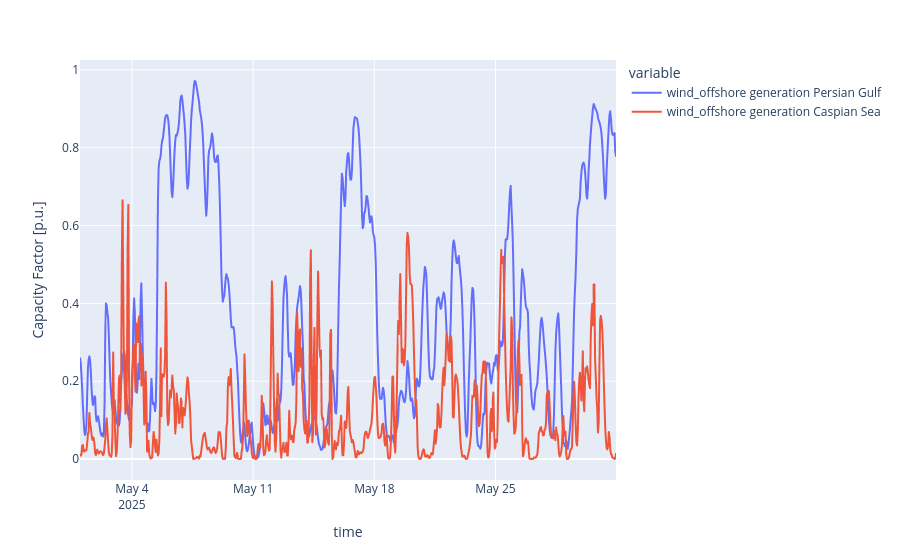

Write notebook code for a chart like this one.
### Code cell
pd.options.plotting.backend = "plotly" # or "plotly" or "matplotlib"
off_cf.loc["2025-05"].plot(labels=dict(value="Capacity Factor [p.u.]"))
#off_cf.resample("D").mean().plot(labels=dict(value="Capacity Factor [p.u.]"))

### Figure 1 — Plotly figure (JSON) as saved in the notebook; plotly's stock layout.template omitted (floating-point values rounded to 4 significant figures; data arrays with more than 128 entries replaced by an {"elided": "..."} marker saying what was removed)
{"data": [{"hovertemplate": "variable=wind_offshore generation Persian Gulf<br>time=%{x}<br>Capacity Factor [p.u.]=%{y}<extra></extra>", "legendgroup": "wind_offshore generation Persian Gulf", "line": {"color": "#636efa", "dash": "solid"}, "marker": {"symbol": "circle"}, "mode": "lines", "name": "wind_offshore generation Persian Gulf", "showlegend": true, "type": "scattergl", "x": {"elided": "744 str values"}, "xaxis": "x", "y": {"elided": "744 float values"}, "yaxis": "y"}, {"hovertemplate": "variable=wind_offshore generation Caspian Sea<br>time=%{x}<br>Capacity Factor [p.u.]=%{y}<extra></extra>", "legendgroup": "wind_offshore generation Caspian Sea", "line": {"color": "#EF553B", "dash": "solid"}, "marker": {"symbol": "circle"}, "mode": "lines", "name": "wind_offshore generation Caspian Sea", "showlegend": true, "type": "scattergl", "x": {"elided": "744 str values"}, "xaxis": "x", "y": {"elided": "744 float values"}, "yaxis": "y"}], "layout": {"legend": {"title": {"text": "variable"}, "tracegroupgap": 0}, "margin": {"t": 60}, "xaxis": {"anchor": "y", "domain": [0, 1], "title": {"text": "time"}}, "yaxis": {"anchor": "x", "domain": [0, 1], "title": {"text": "Capacity Factor [p.u.]"}}}}
